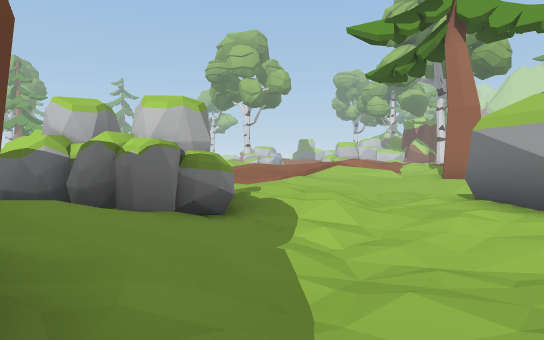
view 1 (above)

19 first-person views from a walk through a Unity game level. The camera is 1.3 m above the floor, tilts 2° down and sees 70° across. The floor is counted in squares, 2 m on a side. Each view is taken from the middle of a square. On the plan, view 1 faces up. The plan holds only what a view shows up to about 11 squares ahead; the rest is blank. The place goes on beyond the plan. Some animated figures are left out.

view 2
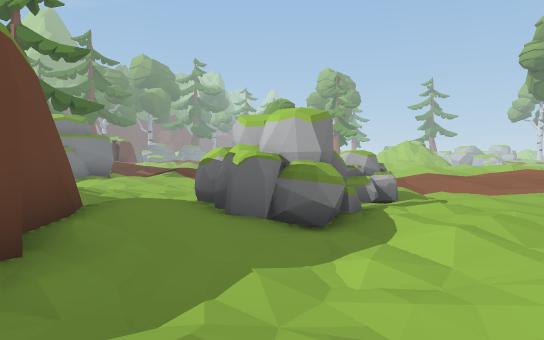

view 3
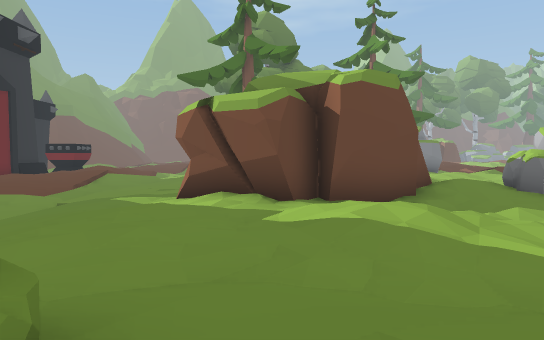

view 4
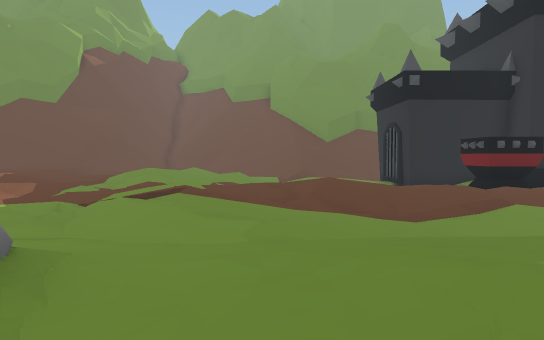

view 5
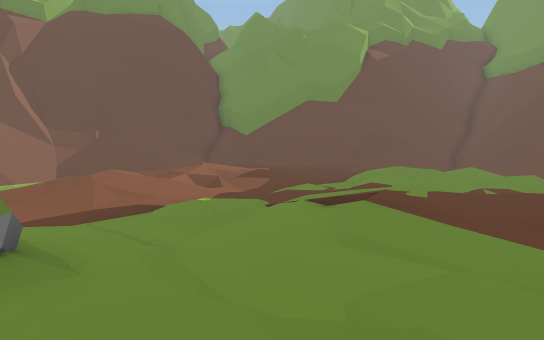

view 6
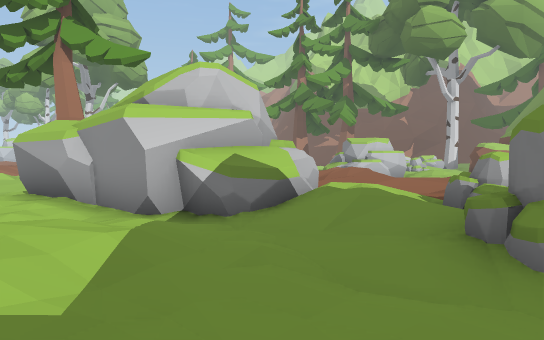

view 7
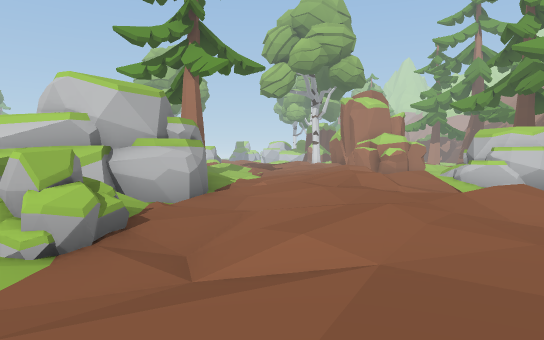

view 8
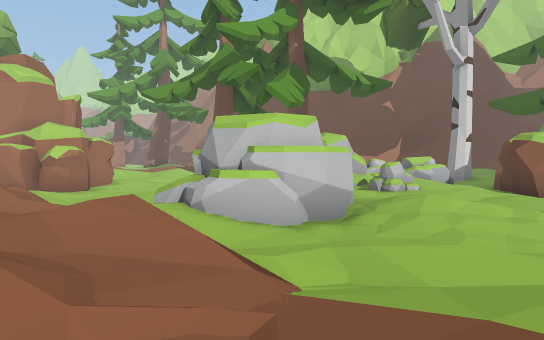

view 9
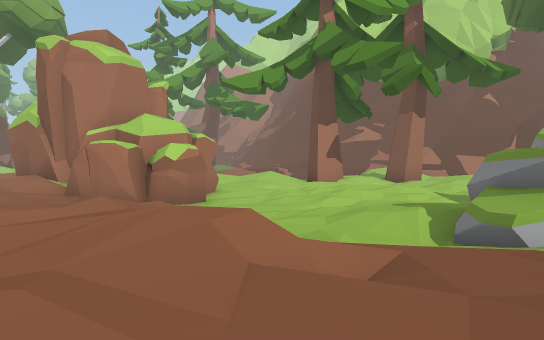

view 10
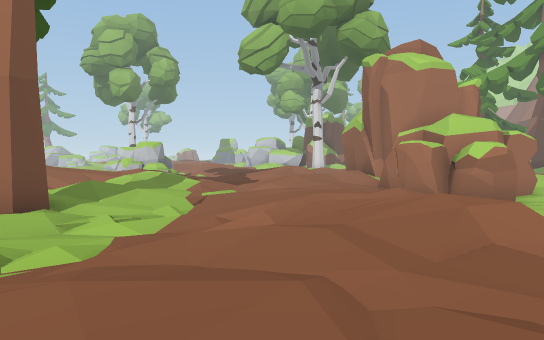

view 11
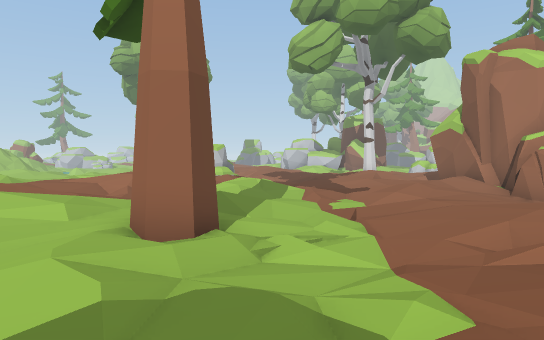

view 12
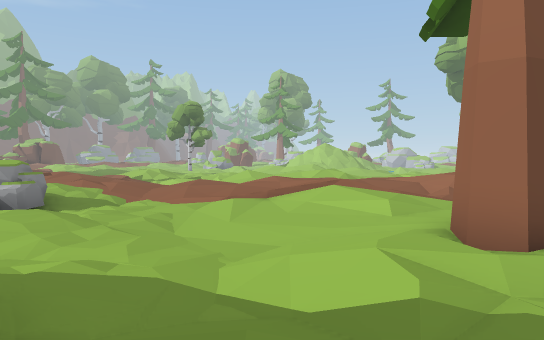

view 13
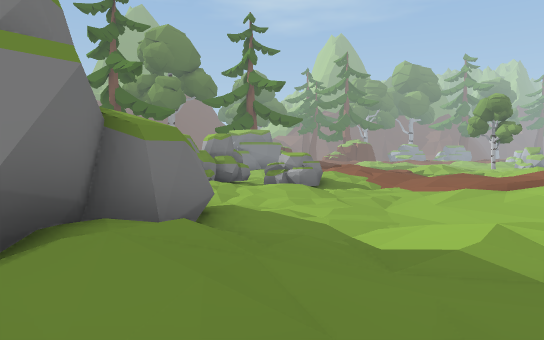

view 14
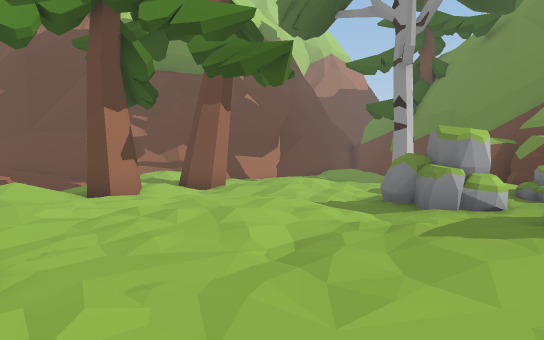

view 15
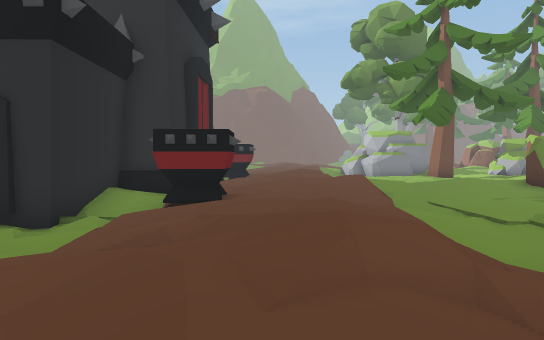

view 16
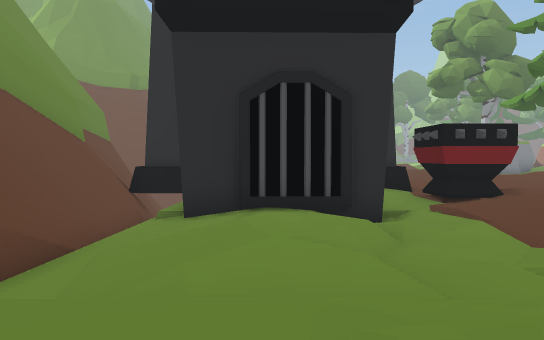

view 17
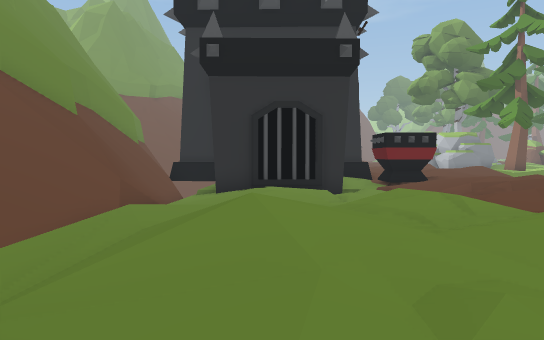

view 18
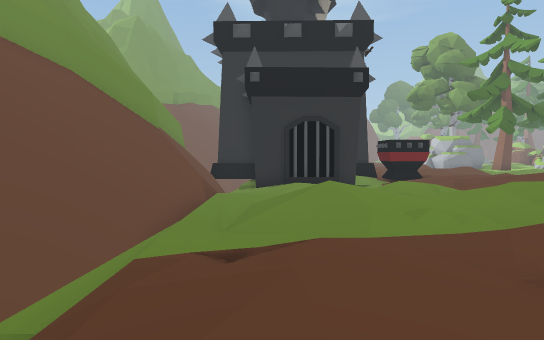

view 19
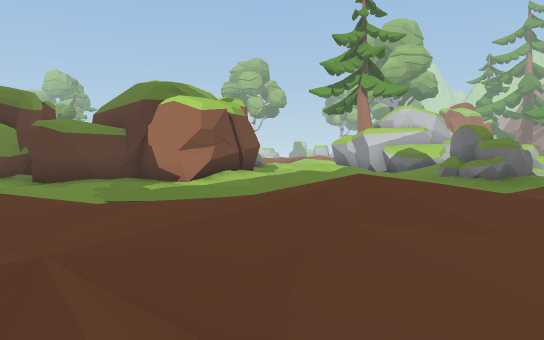

### Floor plan
Key: @ floor where view 1 was taken; # wall or solid block; x gap in a wall; . main floor; : floor 0.25 m higher than the main floor; - floor 0.25 m lower than the main floor; + floor 0.5 m higher than the main floor; _ floor 0.5 m lower than the main floor; * floor 0.75 m higher than the main floor; < floor 0.75 m lower than the main floor; % floor 1 m higher than the main floor; & floor 1.25 m higher than the main floor; / step, stairs or slope; = window, fence, low wall or low ledge; ^ raised ledge; v drop or lower ground; R rock; O other object.
Columns run from 7 left of view 1 to 23 right of it. Each row starts with its distance up from view 1.
 17              **+: **/#     +/
 16          %&&/*++.+*:/# ## ://.
 15         **//:+::./+:####-....#
 14       **%**+:*:..:::./#---....:
 13       ***&*+://-.++  .---.....-
 12     +**+/**/:#--.+**+----.::..:
 11    *:::::::::#--./+*+----.:::.:
 10    +:/......:/--./**/-......-.+
  9    *+:...--.:/..//*%/-:+:--.-.:
  8     RR.::.--....:+*//./+:.RR .-
  7     RR:+:.:.://:+**++/## .RRR
  6     RR:+:.:##**:+****/## ^//*
  5 ..::RRR++:#####:/+ *//##^:/R+
  4 ::::+RR:.+##  #:/* :/..:++.::.#
  3   +/+*+:.::#  #:+*/:....::.:.##
  2    ###:.::.####:+*+::..---.
  1      ##:/+:.^//.:***+/
  0 O    ##@**::**++:+**/
 -1 O    ##:+:::/+R//*++
 -2 O######:+:.:R R./++
 -3 ..#../.:+:.RRR..:::
 -4 ..............-.::
 -5 ---------..---/:++
 -6 ----__<---.:/-/+**
 -7 /----_<-/.::/-:+**%
 -8 ::.-:////:+*:..:/*%
 -9 +::.:*+*/:+*/:.:/%
-10 +:::+++**++**::/*%
-11 //OO::/.+:   ::+*
-12 /-OO..--:. :+//
-13 #.----_-  :+*&
-14 #####/_--.++//+
-15     #-.//./***+:/
-16     #-.:.. /%/::+*
-17     #-/--..://./**+
-18     _____..../////
-19 ^xv  ===#-=vvvvvv
-20 vv&&#####=#vvv
-21  ####  ###  vv

Positions as (right, up) in squares from view 1, and headings:
1: (0, 0), facing up
2: (2, 1), facing up-left
3: (6, -1), facing left
4: (2, 0), facing down
5: (1, -3), facing down-right
6: (1, -3), facing up-right
7: (9, -5), facing up
8: (11, 1), facing up-right
9: (10, 6), facing up-right
10: (10, 5), facing up
11: (7, 6), facing up
12: (7, 6), facing up-left
13: (9, 7), facing left
14: (12, 11), facing right
15: (4, -10), facing left
16: (4, -16), facing left
17: (8, -16), facing left
18: (11, -17), facing left
19: (0, -12), facing up
